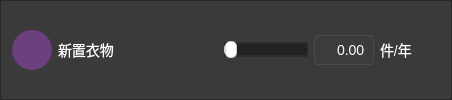
      <widget class="QFrame" name="consumptionFrame">
       <property name="minimumSize">
        <size>
         <width>0</width>
         <height>50</height>
        </size>
       </property>
       <property name="styleSheet">
        <string notr="true">background-color: rgba(40, 40, 40, 180);</string>
       </property>
       <property name="frameShape">
        <enum>QFrame::StyledPanel</enum>
       </property>
       <property name="frameShadow">
        <enum>QFrame::Raised</enum>
       </property>
       <layout class="QHBoxLayout" name="horizontalLayout_8">
        <item>
         <widget class="QLabel" name="clothesIconLabel">
          <property name="minimumSize">
           <size>
            <width>40</width>
            <height>40</height>
           </size>
          </property>
          <property name="maximumSize">
           <size>
            <width>40</width>
            <height>40</height>
           </size>
          </property>
          <property name="styleSheet">
           <string notr="true">background-color: rgba(142, 68, 173, 150);
border-radius: 20px;
padding: 5px;</string>
          </property>
          <property name="text">
           <string/>
          </property>
          <property name="pixmap">
           <pixmap resource="resource.qrc">:/resource/clothes.png</pixmap>
          </property>
          <property name="scaledContents">
           <bool>true</bool>
          </property>
         </widget>
        </item>
        <item>
         <widget class="QLabel" name="clothesTextLabel">
          <property name="sizePolicy">
           <sizepolicy hsizetype="Fixed" vsizetype="Preferred">
            <horstretch>0</horstretch>
            <verstretch>0</verstretch>
           </sizepolicy>
          </property>
          <property name="minimumSize">
           <size>
            <width>120</width>
            <height>0</height>
           </size>
          </property>
          <property name="styleSheet">
           <string notr="true">background-color: transparent;
color: white;
font-size: 14px;</string>
          </property>
          <property name="text">
           <string>新置衣物</string>
          </property>
         </widget>
        </item>
        <item>
         <spacer name="horizontalSpacer_3">
          <property name="orientation">
           <enum>Qt::Horizontal</enum>
          </property>
          <property name="sizeHint" stdset="0">
           <size>
            <width>40</width>
            <height>20</height>
           </size>
          </property>
         </spacer>
        </item>
        <item>
         <widget class="QSlider" name="clothesSlider">
          <property name="styleSheet">
           <string notr="true">QSlider {
    margin: 6px 0;
	background:transparent；
}

QSlider::groove:horizontal {
    border: 1px solid #555555;          /* 轨道边框 */
    height: 5px;                        /* 轨道高度 */
    background: #222222;                /* 轨道背景色 */
    margin: 2px 0;                      /* 上下边距 */
    border-radius: 4px;                 /* 轨道圆角 */
}

QSlider::handle:horizontal {
    background: #ffffff;                /* 滑块背景色-白色 */
    border: 1px solid #cccccc;          /* 滑块边框 */
    width: 10px;                        /* 滑块宽度 */
    height: 10px;                       /* 滑块高度 */
    margin: -6px 0;                     /* 滑块超出轨道的部分 */
    border-radius: 5px;                 /* 滑块圆角（半径为宽度的一半，实现圆形） */
}

QSlider::add-page:horizontal {
    background: #222222;                /* 滑块右侧轨道颜色 */
    border-radius: 4px;                 /* 右侧轨道圆角 */
}

QSlider::sub-page:horizontal {
    background: rgb(222, 222, 222);                /* 滑块左侧轨道颜色 */
    border-radius: 4px;                 /* 左侧轨道圆角 */
}</string>
          </property>
          <property name="maximum">
           <number>1000</number>
          </property>
          <property name="orientation">
           <enum>Qt::Horizontal</enum>
          </property>
         </widget>
        </item>
        <item>
         <widget class="QLineEdit" name="consumptionValueEdit">
          <property name="minimumSize">
           <size>
            <width>60</width>
            <height>30</height>
           </size>
          </property>
          <property name="maximumSize">
           <size>
            <width>60</width>
            <height>30</height>
           </size>
          </property>
          <property name="styleSheet">
           <string notr="true">background-color: rgba(60, 60, 60, 200);
color: white;
font-size: 14px;
border: 1px solid rgba(80, 80, 80, 200);
border-radius: 4px;
padding: 2px 5px;</string>
          </property>
          <property name="text">
           <string>0.00</string>
          </property>
          <property name="alignment">
           <set>Qt::AlignRight|Qt::AlignTrailing|Qt::AlignVCenter</set>
          </property>
         </widget>
        </item>
        <item>
         <widget class="QLabel" name="consumptionUnitLabel">
          <property name="minimumSize">
           <size>
            <width>60</width>
            <height>0</height>
           </size>
          </property>
          <property name="styleSheet">
           <string notr="true">background-color: transparent;
color: white;
font-size: 14px;</string>
          </property>
          <property name="text">
           <string>件/年</string>
          </property>
          <property name="alignment">
           <set>Qt::AlignLeading|Qt::AlignLeft|Qt::AlignVCenter</set>
          </property>
         </widget>
        </item>
       </layout>
      </widget>
